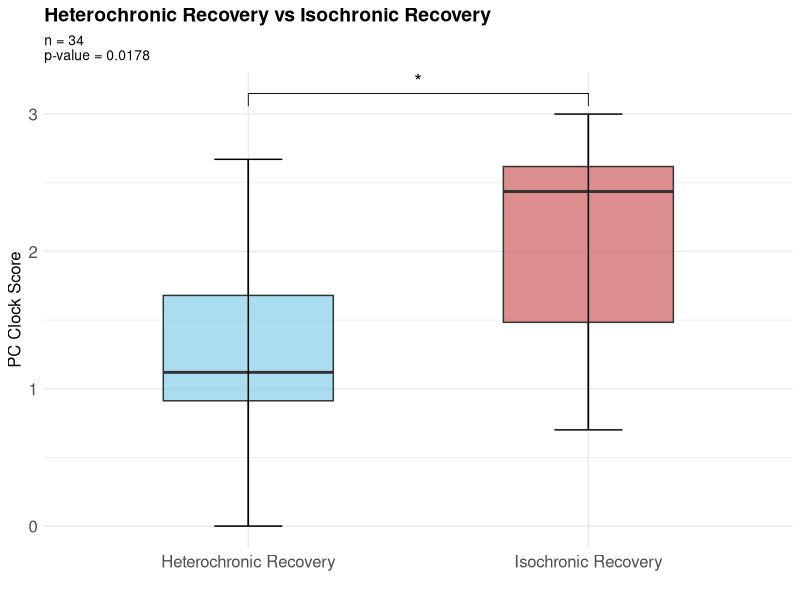
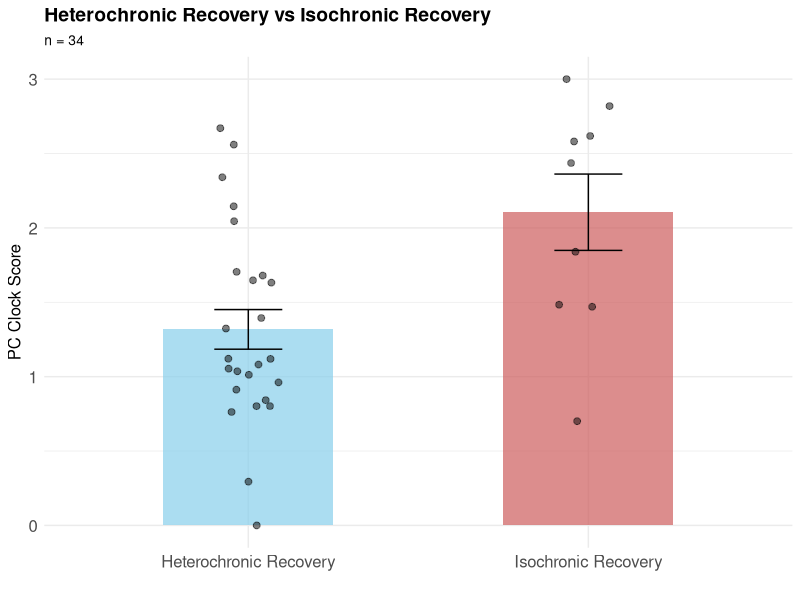
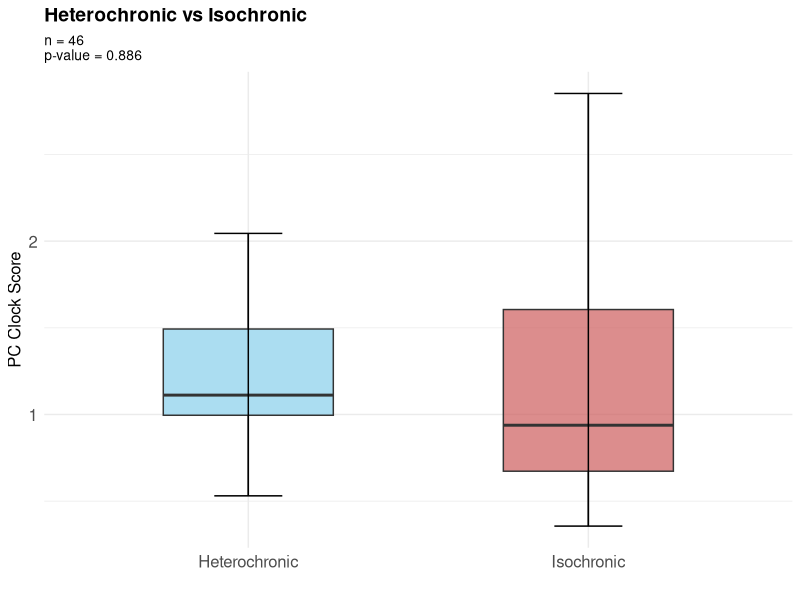
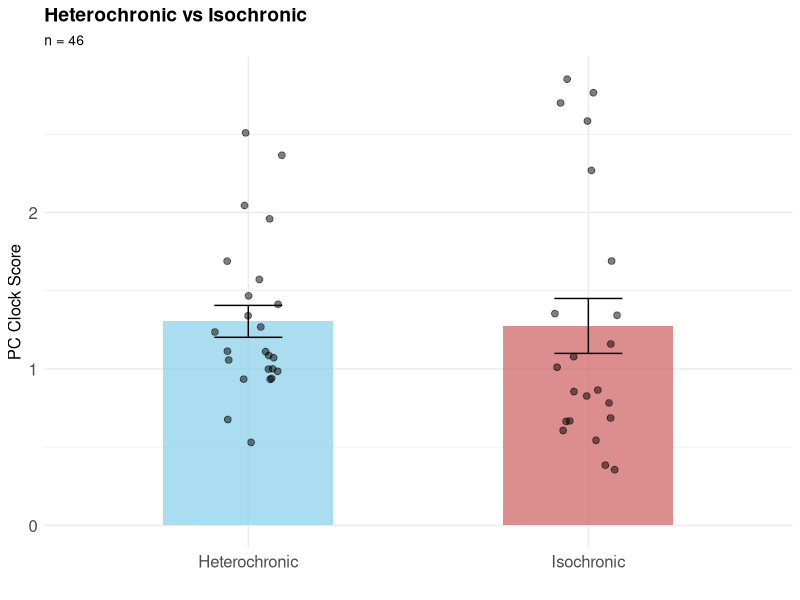

Reproduce these figures in R, in order.
# Cargar las librerías necesarias
library(ggplot2)
library(dplyr)
library(readr)
library(rstatix)
library(ggpubr)

# Mostrar el directorio de trabajo actual
print(paste("Directorio de trabajo actual:", getwd()))

# Leer los archivos CSV
predictions <- read_csv("GSE224447-GPL28271_pc_clocks_predictions.csv")
metadata <- read_csv("GSE224447-GPL28271_sample_metadata.csv")

# Renombrar columna para que coincida con merge
colnames(predictions)[1] <- "geo_accession"

# Unir datos
data <- merge(predictions, metadata, by = "geo_accession")

# Crear un campo "group" personalizado con base en el título
data$group <- case_when(
  grepl("YoungHetRec", data$title) ~ "Heterochronic Recovery",
  grepl("YoungHet", data$title) ~ "Heterochronic",
  grepl("YoungIsoRec", data$title) ~ "Isochronic Recovery",
  grepl("YoungIso", data$title) ~ "Isochronic",
  TRUE ~ "Other"
)

# Comprobar la distribución de grupos
print("\nDistribución de grupos:")
print(table(data$group))

# Función para realizar ANOVA y prueba t
perform_anova <- function(df, group1, group2, age_column) {
  # Filtrar datos para los dos grupos
  sub_data <- df %>%
    filter(group %in% c(group1, group2)) %>%
    select(group, !!sym(age_column))
  
  # Realizar ANOVA y prueba t
  anova_result <- aov(as.formula(paste(age_column, "~ group")), data = sub_data)
  t_test <- t.test(as.formula(paste(age_column, "~ group")), data = sub_data)
  
  return(list(
    anova = summary(anova_result),
    t_test = t_test,
    p_value = t_test$p.value
  ))
}

# Función para crear gráfico de barras con error bars
plot_bar_comparison <- function(df, group1, group2, age_column, title) {
  # Filtrar datos
  sub_data <- df %>%
    filter(group %in% c(group1, group2)) %>%
    select(group, !!sym(age_column))
  
  # Calcular estadísticas para las barras de error
  stats_data <- sub_data %>%
    group_by(group) %>%
    summarise(
      mean = mean(!!sym(age_column), na.rm = TRUE),
      sd = sd(!!sym(age_column), na.rm = TRUE),
      n = n(),
      se = sd/sqrt(n)
    )
  
  # Definir colores personalizados
  custom_colors <- c(
    "Heterochronic" = "skyblue",
    "Heterochronic Recovery" = "skyblue",
    "Isochronic" = "indianred",
    "Isochronic Recovery" = "indianred"
  )
  
  # Crear el gráfico de barras
  p <- ggplot(stats_data, aes(x = group, y = mean, fill = group)) +
    geom_bar(stat = "identity", alpha = 0.7, width = 0.5) +
    geom_errorbar(aes(ymin = mean - se, ymax = mean + se), 
                  width = 0.2,
                  position = position_dodge(0.9)) +
    geom_jitter(data = sub_data, 
                aes(x = group, y = .data[[age_column]]),
                width = 0.1, 
                alpha = 0.5, 
                size = 2) +
    labs(title = title,
         x = "",
         y = "PC Clock Score",
         subtitle = paste("n =", nrow(sub_data))) +
    theme_minimal() +
    theme(legend.position = "none",
          plot.title = element_text(size = 14, face = "bold"),
          plot.subtitle = element_text(size = 10),
          axis.text = element_text(size = 12),
          axis.title = element_text(size = 12)) +
    scale_fill_manual(values = custom_colors)
  
  return(p)
}

# Función para crear boxplot
plot_boxplot <- function(df, group1, group2, age_column, title) {
  # Filtrar datos
  sub_data <- df %>%
    filter(group %in% c(group1, group2)) %>%
    select(group, !!sym(age_column))
  
  # Realizar análisis estadístico
  stats <- perform_anova(sub_data, group1, group2, age_column)
  
  # Definir colores personalizados
  custom_colors <- c(
    "Heterochronic" = "skyblue",
    "Heterochronic Recovery" = "skyblue",
    "Isochronic" = "indianred",
    "Isochronic Recovery" = "indianred"
  )
  
  # Crear el gráfico
  p <- ggplot(sub_data, aes(x = group, y = .data[[age_column]], fill = group)) +
    geom_boxplot(alpha = 0.7, outlier.shape = NA, width = 0.5) +
    stat_boxplot(geom = "errorbar", width = 0.2) +
    labs(title = title, 
         x = "", 
         y = "PC Clock Score",
         subtitle = paste("n =", nrow(sub_data), "\np-value =", format.pval(stats$p_value, digits = 3))) +
    theme_minimal() +
    theme(legend.position = "none",
          plot.title = element_text(size = 14, face = "bold"),
          plot.subtitle = element_text(size = 10),
          axis.text = element_text(size = 12),
          axis.title = element_text(size = 12)) +
    scale_fill_manual(values = custom_colors)
  
  # Añadir anotación de significancia estadística
  if (stats$p_value < 0.05) {
    p <- p + 
      stat_compare_means(method = "t.test", 
                        comparisons = list(c(group1, group2)),
                        label = "p.signif",
                        size = 5)
  }
  
  return(list(
    plot = p,
    stats = stats,
    is_significant = stats$p_value < 0.05
  ))
}

# Definir las comparaciones a realizar
comparisons <- list(
  list(
    group1 = "Isochronic Recovery",
    group2 = "Heterochronic Recovery",
    title = "Heterochronic Recovery vs Isochronic Recovery",
    filename = "recovery_comparison"
  ),
  list(
    group1 = "Heterochronic",
    group2 = "Isochronic",
    title = "Heterochronic vs Isochronic",
    filename = "heterochronic_vs_isochronic"
  )
)

# Realizar las comparaciones para PC Clock
age_column <- "Edad_PC"

for (comp in comparisons) {
  tryCatch({
    # Crear y guardar boxplot
    box_result <- plot_boxplot(data, comp$group1, comp$group2, age_column, 
                             comp$title)
    boxplot_path <- file.path(getwd(), paste0(comp$filename, "_pc_clock.png"))
    ggsave(boxplot_path, 
           box_result$plot, width = 8, height = 6, dpi = 300)
    print(paste("Boxplot guardado en:", boxplot_path))
    
    # Crear y guardar gráfico de barras
    bar_plot <- plot_bar_comparison(data, comp$group1, comp$group2, age_column,
                                  comp$title)
    barplot_path <- file.path(getwd(), paste0(comp$filename, "_pc_clock_bar.png"))
    ggsave(barplot_path, 
           bar_plot, width = 8, height = 6, dpi = 300)
    print(paste("Gráfico de barras guardado en:", barplot_path))
    
    # Imprimir resultados estadísticos
    print(paste("\nEstadísticas para", comp$title, ":"))
    print(box_result$stats$anova)
    print(paste("p-value =", format.pval(box_result$stats$p_value, digits = 3)))
  }, error = function(e) {
    print(paste("Error al generar gráficos para", comp$title, ":", e$message))
  })
} 